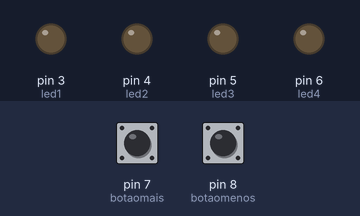
Bench run of a sketch on a simulated Arduino Uno, built with avr-gcc and run on an emulated ATmega328P. Parts: output pins drawn as LEDs (lit = HIGH). The test bench sets the inputs (shaded band); at power-on: pin 7 (botaomais) HIGH, pin 8 (botaomenos) HIGH.

Above: at 1.2 s.
1.3 s: pin 7 (botaomais) pulled LOW for 0.15 s
At 1.8 s:
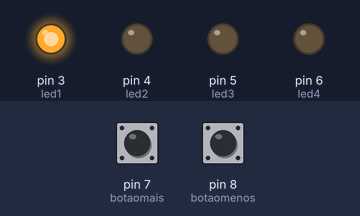
2.9 s: pin 7 (botaomais) pulled LOW for 1 s
At 4.2 s:
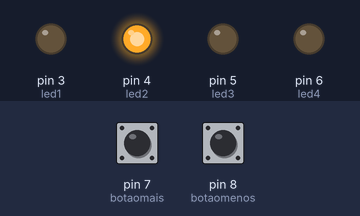
5.4 s: pin 7 (botaomais) pulled LOW for 0.15 s
At 6.1 s:
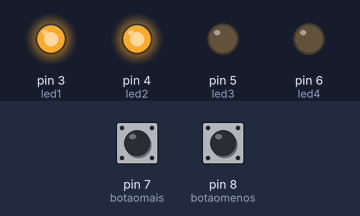
7.0 s: pin 7 (botaomais) pulled LOW for 3.2 s
At 7.3 s:
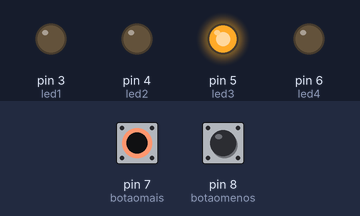
11.7 s: pin 7 (botaomais) pulled LOW for 0.15 s
At 12.1 s:
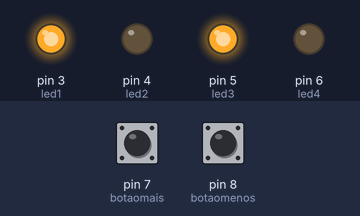
13.3 s: pin 7 (botaomais) pulled LOW for 1 s
At 14.5 s:
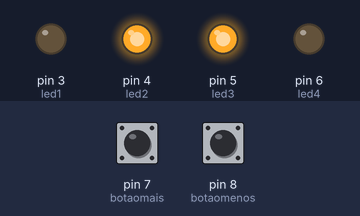
Timing chart, 0 to 16.3 s (numbered marks = the images above; inputs shaded):
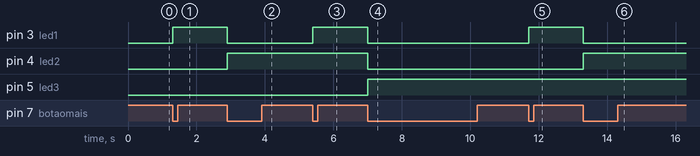

Measured:
- after the input at 1.3 s, pin 3 (led1): LOW → HIGH at once
- after the input at 2.9 s, pin 3 (led1): HIGH → LOW at once; pin 4 (led2): LOW → HIGH at once
- after the input at 5.4 s, pin 3 (led1): LOW → HIGH at once
- after the input at 7.0 s, pin 3 (led1), pin 4 (led2): HIGH → LOW at once; pin 5 (led3): LOW → HIGH at once
- after the input at 11.7 s, pin 3 (led1): LOW → HIGH at once
- after the input at 13.3 s, pin 3 (led1): HIGH → LOW at once; pin 4 (led2): LOW → HIGH at once

The sketch:

Atividade_6.ino
```cpp
int led1 = 3;
int led2 = 4;
int led3 = 5;
int led4 = 6;
int botaomais = 7;
int botaomenos = 8;

int conta = 0;
int ultimoestadobotao1 = HIGH;
int ultimoestadobotao2 = HIGH;

void setup() {

  pinMode(led1, OUTPUT);
  pinMode(led2, OUTPUT);
  pinMode(led3, OUTPUT);
  pinMode(led4, OUTPUT);
  pinMode(botaomais, INPUT_PULLUP);
  pinMode(botaomenos, INPUT_PULLUP);
  	digitalWrite(led1, 0);
    digitalWrite(led2, 0);
    digitalWrite(led3, 0);
    digitalWrite(led4, 0);

}

void loop() {
  int estadodobotao1 =  digitalRead(botaomais);
  int estadodobotao2 =  digitalRead(botaomenos);

  if (conta < 15)
    if (estadodobotao1 == LOW && ultimoestadobotao1 == HIGH){
    conta++;
  }
  if (estadodobotao2 == LOW && ultimoestadobotao2 == HIGH){
   	 conta--;
  }
  if (conta < 0) conta = 0;
  if (conta > 15) conta = 15;

    ultimoestadobotao1 = estadodobotao1;
    ultimoestadobotao2 = estadodobotao2;

      digitalWrite(led1, conta & 1);
      digitalWrite(led2, (conta >> 1) & 1);
      digitalWrite(led3, (conta >> 2) & 1);
      digitalWrite(led4, (conta >> 3) & 1);
	}
```
